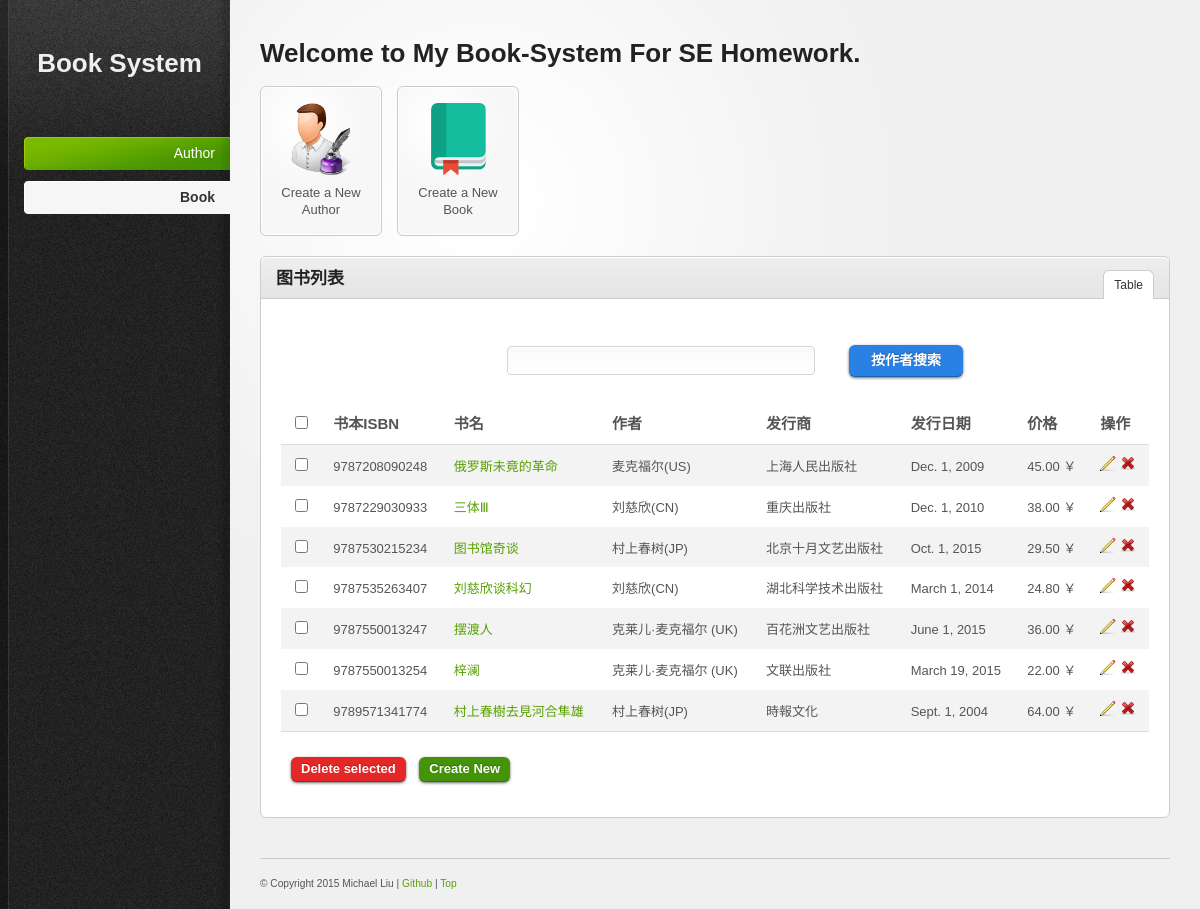
The page /books/ on the database its author committed.
### bookmanagement/models.py (models this page shows, shortened)
class Book(models.Model):
    ISBN = models.BigIntegerField(primary_key=True)
    Title = models.CharField(max_length=128)
    Author = models.ForeignKey(Author)
    Publisher = models.CharField(max_length=128)
    PublishDate = models.DateField()
    Price = models.DecimalField(max_digits=19,decimal_places=2) # one billion with 2 decimal number
    class META:
        ordering = ['Title']

class Author(models.Model):
    COUNTRY_ENUM = countryEnumTuple()
    AuthorID = models.AutoField(primary_key=True)
    Name = models.CharField(max_length=128)
    Age = models.IntegerField()
    Country = models.CharField(max_length=128,choices=COUNTRY_ENUM)
    class META:
        ordering = ['Name']
    def __unicode__(self):
        return self.Name

### bookmanagement/views.py (the view)
        class List(ListView):
            model = t_model

### bookmanagement/templates/bookmanagement/book_list.html
{% extends "base.html" %}
{% block currentbook %}current{% endblock %}
{% load staticfiles %}
{% block boxtitle %}
    图书列表
{% endblock %}
{% block content %}
    <div style="    padding-left: 23%;margin: 3%">
        <form id="search" method="get" action="./search">
            <input class='text-input medium-input' type="text" name="search" style="margin-right: 5%">
            <a class="buttoni blue large" type="submit" onclick="$('#search').submit()">&nbsp;&nbsp;按作者搜索&nbsp;&nbsp;</a>
        </form>
    </div>
    <form id='form' method="post" action="./deleteAll">{% csrf_token %}
    <table>
        <thead>
        <tr>
            <th>
                <input class="check-all" type="checkbox"/>
            </th>
            <th>书本ISBN</th>
            <th>书名</th>
            <th>作者</th>
            <th>发行商</th>
            <th>发行日期</th>
            <th>价格</th>
            <th>操作</th>
        </tr>
        </thead>
        <tfoot>
        <tr>
            <td colspan="6">
                <div class="bulk-actions align-left">
                    <a class="buttoni red" type="submit" onclick="$('#form').submit()">Delete selected</a>
                    <a class="buttoni green" href="./create/">Create New</a>
                </div>
            </td>
        </tr>
        </tfoot>
        <tbody>
        {% for book in object_list %}
        <tr>
            <td>
                <input type="checkbox" name="{{ book.ISBN }}" />
            </td>
            <td>{{ book.ISBN }}</td>
            <td><a href="./detail/{{ book.ISBN }}">{{ book.Title }}</a></td>
            <td>{{ book.Author }}({{ book.Author.Country }})</td>
            <td>{{ book.Publisher }}</td>
            <td>{{ book.PublishDate }}</td>
            <td>{{ book.Price }} ￥</td>
            <td>
                <a href='./update/{{ book.ISBN }}' title="Edit"><img src="{% static 'images/icons/pencil.png' %}" alt="Edit"/></a>
                <a href='./delete/{{ book.ISBN }}' title="Delete"><img src="{% static 'images/icons/cross.png' %}" alt="Delete"/></a>
            </td>
        </tr>
        {% endfor %}
        </tbody>
    </table>
    </form>
{% endblock %}

### bookmanagement/templates/base.html (shortened to what this page needs)
<html xmlns="http://www.w3.org/1999/xhtml">
<head>
    {% load staticfiles %}
    {% block css %}
        <link rel="stylesheet" href="{% static 'css/reset.css' %}" type="text/css" media="screen"/>
        <link rel="stylesheet" href="{% static 'css/style.css' %}" type="text/css" media="screen"/>
        <link rel="stylesheet" href="{% static 'css/invalid.css' %}" type="text/css" media="screen"/>
    {% endblock %}
</head>
<body>
<div id="body-wrapper">
    <div id="sidebar">
        <div id="sidebar-wrapper">
            <a href="/">
                <h2 id="sidebar-title-no-image">Book System</h2>
            </a>
            <ul id="main-nav">
                <li><a href="/author" class="nav-top-item no-submenu {% block currentauthor %}{% endblock %}">Author </a>
                </li>
                <li><a href="/books" class="nav-top-item no-submenu {% block currentbook %}{% endblock %}"> Book </a>
                </li>
            </ul>
        </div>
    </div>
    <div id="main-content">
        <h2>Welcome to My Book-System For SE Homework.</h2>
        <ul class="shortcut-buttons-set">
            <li><a class="shortcut-button" href="/author/create"><span> <img style="width: 72px;" src="{% static 'images/icons/author.png' %}"
                                                                alt="icon"/><br/>
        Create a New Author </span></a></li>
            <li><a class="shortcut-button" href="/books/create"><span> <img style="width: 55px;" src="{% static 'images/icons/book.png' %}"
                                                                alt="icon"/><br/>
        Create a New Book </span></a></li>
        </ul>
        <div class="content-box">
            <div class="content-box-header">
                <h3>
                    {% block boxtitle %}
                    {% endblock %}
                </h3>
                <ul class="content-box-tabs">
                    <li><a href="#tab1" class="default-tab">Table</a></li>
                </ul>
            </div>
            <div class="content-box-content">
                <div class="tab-content default-tab" id="tab1">
                    {% block content %}
                    {% endblock %}
                </div>
            </div>
        </div>
        <div id="footer"> <small>
      © Copyright 2015 Michael Liu | <a href="http://liu946.github.io">Github </a> | <a href="#">Top</a> </small> </div>
    </div>
</div>
</body>
</html>

### bookmanagement/static/css/invalid.css (style rules this page uses)
.button, #main-content table tfoot td .bulk-actions select, .pagination a.number, form input.text-input, form textarea, form .wysiwyg, form select, .dp-popup { -moz-border-radius: 4px; -webkit-border-radius: 4px; border-radius: 4px; }
.content-box, .content-box-header, ul.content-box-tabs li a.current, .shortcut-button, .notification { -moz-border-radius: 6px; -webkit-border-radius: 6px; border-radius: 6px; }
.content-box-header { -moz-border-radius-bottomleft: 0; -moz-border-radius-bottomright: 0; -webkit-border-bottom-left-radius: 0; -webkit-border-bottom-right-radius: 0; border-bottom-left-radius: 0; border-bottom-right-radius: 0; }
ul.content-box-tabs li a.current { -moz-border-radius-bottomleft: 0; -moz-border-radius-bottomright: 0; -webkit-border-bottom-left-radius: 0; -webkit-border-bottom-right-radius: 0; border-bottom-left-radius: 0; border-bottom-right-radius: 0; }
.shortcut-button span { -moz-border-radius: 7px; -webkit-border-radius: 7px; border-radius: 7px; }

### rows shown on the page
Book: ISBN "9787208090248", Title "俄罗斯未竟的革命", Author "麦克福尔", Author.Country "US", Publisher "上海人民出版社", PublishDate "Dec. 1, 2009", Price "45.00"
Book: ISBN "9787229030933", Title "三体Ⅲ", Author "刘慈欣", Author.Country "CN", Publisher "重庆出版社", PublishDate "Dec. 1, 2010", Price "38.00"
Book: ISBN "9787530215234", Title "图书馆奇谈", Author "村上春树", Author.Country "JP", Publisher "北京十月文艺出版社", PublishDate "Oct. 1, 2015", Price "29.50"
Book: ISBN "9787535263407", Title "刘慈欣谈科幻", Author "刘慈欣", Author.Country "CN", Publisher "湖北科学技术出版社", PublishDate "March 1, 2014", Price "24.80"
Book: ISBN "9787550013247", Title "摆渡人", Author "克莱儿·麦克福尔", Author.Country "UK", Publisher "百花洲文艺出版社", PublishDate "June 1, 2015", Price "36.00"
Book: ISBN "9787550013254", Title "梓澜", Author "克莱儿·麦克福尔", Author.Country "UK", Publisher "文联出版社", PublishDate "March 19, 2015", Price "22.00"
Book: ISBN "9789571341774", Title "村上春樹去見河合隼雄", Author "村上春树", Author.Country "JP", Publisher "時報文化", PublishDate "Sept. 1, 2004", Price "64.00"
